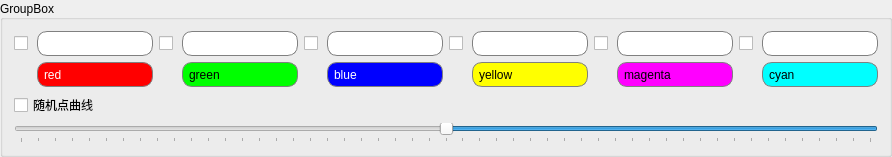
           <widget class="QGroupBox" name="groupBox_6">
            <property name="title">
             <string>GroupBox</string>
            </property>
            <property name="alignment">
             <set>Qt::AlignLeading|Qt::AlignLeft|Qt::AlignVCenter</set>
            </property>
            <layout class="QGridLayout" name="gridLayout_15" rowstretch="2,0,0" columnstretch="1,0">
             <item row="0" column="0" colspan="2">
              <layout class="QHBoxLayout" name="horizontalLayout">
               <item>
                <layout class="QGridLayout" name="gridLayout_9">
                 <item row="0" column="0">
                  <widget class="QCheckBox" name="checkBox_1">
                   <property name="maximumSize">
                    <size>
                     <width>20</width>
                     <height>20</height>
                    </size>
                   </property>
                   <property name="text">
                    <string/>
                   </property>
                  </widget>
                 </item>
                 <item row="1" column="0">
                  <spacer name="horizontalSpacer_2">
                   <property name="orientation">
                    <enum>Qt::Horizontal</enum>
                   </property>
                   <property name="sizeHint" stdset="0">
                    <size>
                     <width>17</width>
                     <height>17</height>
                    </size>
                   </property>
                  </spacer>
                 </item>
                 <item row="0" column="1">
                  <widget class="QLineEdit" name="lineEdit">
                   <property name="minimumSize">
                    <size>
                     <width>0</width>
                     <height>25</height>
                    </size>
                   </property>
                   <property name="styleSheet">
                    <string notr="true">border:1px solid gray;
        border-radius:10px;
        padding:2px 4px;</string>
                   </property>
                  </widget>
                 </item>
                 <item row="1" column="1">
                  <widget class="QLineEdit" name="lineEdit_7">
                   <property name="minimumSize">
                    <size>
                     <width>0</width>
                     <height>25</height>
                    </size>
                   </property>
                   <property name="styleSheet">
                    <string notr="true">background:rgb(255, 0, 0);color:rgb(255, 255, 255)
;border:1px solid gray;
        border-radius:10px;
        padding:2px 4px;</string>
                   </property>
                   <property name="text">
                    <string>red</string>
                   </property>
                  </widget>
                 </item>
                </layout>
               </item>
               <item>
                <layout class="QGridLayout" name="gridLayout_10">
                 <item row="0" column="0">
                  <widget class="QCheckBox" name="checkBox_2">
                   <property name="maximumSize">
                    <size>
                     <width>20</width>
                     <height>20</height>
                    </size>
                   </property>
                   <property name="text">
                    <string/>
                   </property>
                  </widget>
                 </item>
                 <item row="0" column="1">
                  <widget class="QLineEdit" name="lineEdit_2">
                   <property name="minimumSize">
                    <size>
                     <width>0</width>
                     <height>25</height>
                    </size>
                   </property>
                   <property name="styleSheet">
                    <string notr="true">border:1px solid gray;
        border-radius:10px;
        padding:2px 4px;</string>
                   </property>
                  </widget>
                 </item>
                 <item row="1" column="0">
                  <spacer name="horizontalSpacer_3">
                   <property name="orientation">
                    <enum>Qt::Horizontal</enum>
                   </property>
                   <property name="sizeHint" stdset="0">
                    <size>
                     <width>17</width>
                     <height>17</height>
                    </size>
                   </property>
                  </spacer>
                 </item>
                 <item row="1" column="1">
                  <widget class="QLineEdit" name="lineEdit_8">
                   <property name="minimumSize">
                    <size>
                     <width>0</width>
                     <height>25</height>
                    </size>
                   </property>
                   <property name="styleSheet">
                    <string notr="true">background:rgb(0,255, 0);color:rgb(0,0,0);border:1px solid gray;
        border-radius:10px;
        padding:2px 4px;</string>
                   </property>
                   <property name="text">
                    <string>green</string>
                   </property>
                  </widget>
                 </item>
                </layout>
               </item>
               <item>
                <layout class="QGridLayout" name="gridLayout_11">
                 <item row="0" column="0">
                  <widget class="QCheckBox" name="checkBox_3">
                   <property name="maximumSize">
                    <size>
                     <width>20</width>
                     <height>20</height>
                    </size>
                   </property>
                   <property name="text">
                    <string/>
                   </property>
                  </widget>
                 </item>
                 <item row="0" column="1">
                  <widget class="QLineEdit" name="lineEdit_3">
                   <property name="minimumSize">
                    <size>
                     <width>0</width>
                     <height>25</height>
                    </size>
                   </property>
                   <property name="styleSheet">
                    <string notr="true">border:1px solid gray;
        border-radius:10px;
        padding:2px 4px;</string>
                   </property>
                  </widget>
                 </item>
                 <item row="1" column="0">
                  <spacer name="horizontalSpacer_4">
                   <property name="orientation">
                    <enum>Qt::Horizontal</enum>
                   </property>
                   <property name="sizeHint" stdset="0">
                    <size>
                     <width>17</width>
                     <height>17</height>
                    </size>
                   </property>
                  </spacer>
                 </item>
                 <item row="1" column="1">
                  <widget class="QLineEdit" name="lineEdit_9">
                   <property name="minimumSize">
                    <size>
                     <width>0</width>
                     <height>25</height>
                    </size>
                   </property>
                   <property name="styleSheet">
                    <string notr="true">background:rgb(0, 0, 255);color:rgb(255, 255, 255);border:1px solid gray;
        border-radius:10px;
        padding:2px 4px;</string>
                   </property>
                   <property name="text">
                    <string>blue</string>
                   </property>
                  </widget>
                 </item>
                </layout>
               </item>
               <item>
                <layout class="QGridLayout" name="gridLayout_12">
                 <item row="0" column="0">
                  <widget class="QCheckBox" name="checkBox_4">
                   <property name="maximumSize">
                    <size>
                     <width>20</width>
                     <height>20</height>
                    </size>
                   </property>
                   <property name="text">
                    <string/>
                   </property>
                  </widget>
                 </item>
                 <item row="0" column="1">
                  <widget class="QLineEdit" name="lineEdit_4">
                   <property name="minimumSize">
                    <size>
                     <width>0</width>
                     <height>25</height>
                    </size>
                   </property>
                   <property name="styleSheet">
                    <string notr="true">border:1px solid gray;
        border-radius:10px;
        padding:2px 4px;</string>
                   </property>
                  </widget>
                 </item>
                 <item row="1" column="0">
                  <spacer name="horizontalSpacer_5">
                   <property name="orientation">
                    <enum>Qt::Horizontal</enum>
                   </property>
                   <property name="sizeHint" stdset="0">
                    <size>
                     <width>17</width>
                     <height>17</height>
                    </size>
                   </property>
                  </spacer>
                 </item>
                 <item row="1" column="1">
                  <widget class="QLineEdit" name="lineEdit_10">
                   <property name="minimumSize">
                    <size>
                     <width>0</width>
                     <height>25</height>
                    </size>
                   </property>
                   <property name="styleSheet">
                    <string notr="true">background:rgb(255, 255, 0);color:rgb(0,0,0);border:1px solid gray;
        border-radius:10px;
        padding:2px 4px;</string>
                   </property>
                   <property name="text">
                    <string>yellow</string>
                   </property>
                  </widget>
                 </item>
                </layout>
               </item>
               <item>
                <layout class="QGridLayout" name="gridLayout_13">
                 <item row="0" column="0">
                  <widget class="QCheckBox" name="checkBox_5">
                   <property name="maximumSize">
                    <size>
                     <width>20</width>
                     <height>20</height>
                    </size>
                   </property>
                   <property name="text">
                    <string/>
                   </property>
                  </widget>
                 </item>
                 <item row="0" column="1">
                  <widget class="QLineEdit" name="lineEdit_5">
                   <property name="minimumSize">
                    <size>
                     <width>0</width>
                     <height>25</height>
                    </size>
                   </property>
                   <property name="styleSheet">
                    <string notr="true">border:1px solid gray;
        border-radius:10px;
        padding:2px 4px;</string>
                   </property>
                  </widget>
                 </item>
                 <item row="1" column="0">
                  <spacer name="horizontalSpacer_6">
                   <property name="orientation">
                    <enum>Qt::Horizontal</enum>
                   </property>
                   <property name="sizeHint" stdset="0">
                    <size>
                     <width>17</width>
                     <height>17</height>
                    </size>
                   </property>
                  </spacer>
                 </item>
                 <item row="1" column="1">
                  <widget class="QLineEdit" name="lineEdit_11">
                   <property name="minimumSize">
                    <size>
                     <width>0</width>
                     <height>25</height>
                    </size>
                   </property>
                   <property name="styleSheet">
                    <string notr="true">background:rgb(255, 0, 255);color:rgb(0,0,0);border:1px solid gray;
        border-radius:10px;
        padding:2px 4px;</string>
                   </property>
                   <property name="text">
                    <string>magenta</string>
                   </property>
                  </widget>
                 </item>
                </layout>
               </item>
               <item>
                <layout class="QGridLayout" name="gridLayout_14">
                 <item row="1" column="0">
                  <spacer name="horizontalSpacer_7">
                   <property name="orientation">
                    <enum>Qt::Horizontal</enum>
                   </property>
                   <property name="sizeHint" stdset="0">
                    <size>
                     <width>17</width>
                     <height>17</height>
                    </size>
                   </property>
                  </spacer>
                 </item>
                 <item row="0" column="0">
                  <widget class="QCheckBox" name="checkBox_6">
                   <property name="maximumSize">
                    <size>
                     <width>20</width>
                     <height>20</height>
                    </size>
                   </property>
                   <property name="text">
                    <string/>
                   </property>
                  </widget>
                 </item>
                 <item row="1" column="1">
                  <widget class="QLineEdit" name="lineEdit_12">
                   <property name="minimumSize">
                    <size>
                     <width>0</width>
                     <height>25</height>
                    </size>
                   </property>
                   <property name="styleSheet">
                    <string notr="true">background:rgb(0, 255, 255);color:rgb(0,0,0);border:1px solid gray;
        border-radius:10px;
        padding:2px 4px;</string>
                   </property>
                   <property name="text">
                    <string>cyan</string>
                   </property>
                  </widget>
                 </item>
                 <item row="0" column="1">
                  <widget class="QLineEdit" name="lineEdit_6">
                   <property name="minimumSize">
                    <size>
                     <width>0</width>
                     <height>25</height>
                    </size>
                   </property>
                   <property name="styleSheet">
                    <string notr="true">border:1px solid gray;
        border-radius:10px;
        padding:2px 4px;
</string>
                   </property>
                  </widget>
                 </item>
                </layout>
               </item>
              </layout>
             </item>
             <item row="1" column="1">
              <spacer name="horizontalSpacer_8">
               <property name="orientation">
                <enum>Qt::Horizontal</enum>
               </property>
               <property name="sizeHint" stdset="0">
                <size>
                 <width>40</width>
                 <height>20</height>
                </size>
               </property>
              </spacer>
             </item>
             <item row="2" column="0" colspan="2">
              <widget class="QSlider" name="horizontalSlider">
               <property name="layoutDirection">
                <enum>Qt::RightToLeft</enum>
               </property>
               <property name="minimum">
                <number>-25</number>
               </property>
               <property name="maximum">
                <number>25</number>
               </property>
               <property name="pageStep">
                <number>1</number>
               </property>
               <property name="value">
                <number>0</number>
               </property>
               <property name="orientation">
                <enum>Qt::Horizontal</enum>
               </property>
               <property name="tickPosition">
                <enum>QSlider::TicksBelow</enum>
               </property>
               <property name="tickInterval">
                <number>1</number>
               </property>
              </widget>
             </item>
             <item row="1" column="0">
              <widget class="QCheckBox" name="checkBox_curve_show_random">
               <property name="text">
                <string>随机点曲线</string>
               </property>
              </widget>
             </item>
            </layout>
           </widget>
